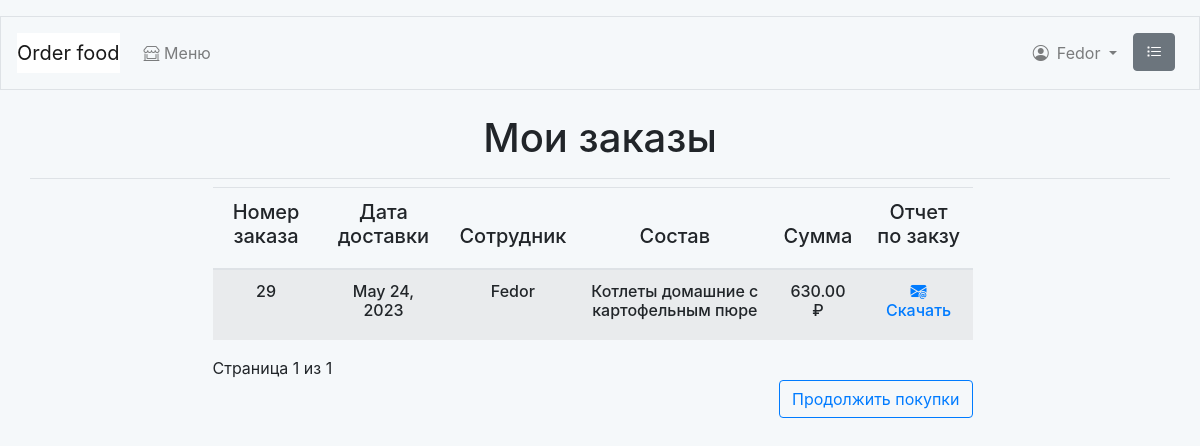
The app's page /orders/history/ (signed in), older data.
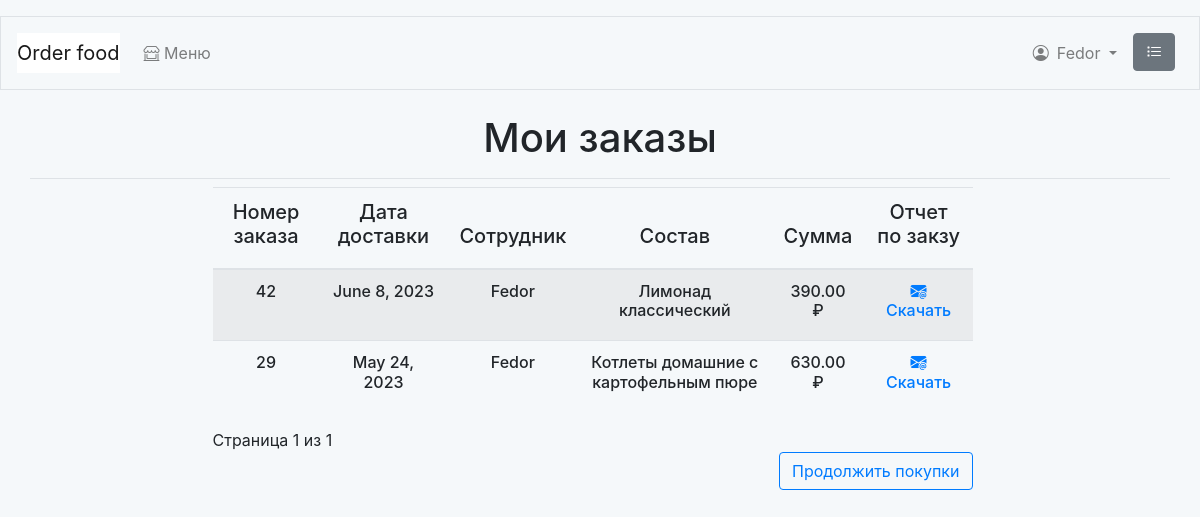
The same page, newer data.
### orders/models.py (models this page shows, shortened)
class Order(models.Model):
    name = models.ForeignKey(User,
                             related_name='name_employee',
                             on_delete=models.CASCADE)
    date = models.DateField()
    created = models.DateTimeField(auto_now_add=True)
    updated = models.DateTimeField(auto_now=True)
    paid = models.BooleanField(default=False)
    class Meta:
        ordering = ['-created']
        indexes = [
            models.Index(fields=['created']),
        ]

### food_order/models.py (models this page shows, shortened)
class Dish(models.Model):
    category = models.ForeignKey(Category,
                                 related_name='dishes',
                                 on_delete=models.CASCADE,
                                 default=None)
    name = models.CharField(max_length=50)
    slug = models.SlugField(max_length=50,
                            unique=True)
    image = models.ImageField(upload_to='dishes/%Y/%m/%d',
                              blank=True)
    description = models.TextField(blank=True)
    composition = models.CharField(max_length=250)
    price = models.DecimalField(max_digits=10,
                                decimal_places=2)
    available = models.BooleanField(default=True)
    created = models.DateTimeField(auto_now_add=True)
    updated = models.DateTimeField(auto_now=True)
    class Meta:
        ordering = ['name']
        indexes = [
            models.Index(fields=['id', 'slug']),
            models.Index(fields=['name']),
            models.Index(fields=['-created']),
        ]

### orders/views.py (the view)
@login_required
def get_orders_history(request):
    client = list(User.objects.filter(id=request.user.id).values())
    orders_list = [order for order in list(Order.objects.all().values())
                   if order['name_id'] == client[0]['id']]
    orders_id = [id['id'] for id in orders_list]
    orders_item_sum = {}
    orders_item_dishes = {}
    for i in orders_id:
        orders_item_sum[i] = 0
        orders_item_dishes[i] = ''
    for item in list(OrderItem.objects.all().values()):
        for i in list(orders_item_sum.keys()):
            if item['order_id'] == i:
                orders_item_sum[i] += item['price'] * item['quantity']
                orders_item_dishes[i] = list(Dish.objects.filter(
                                        id=item['dish_id']))
    for order in orders_list:
        print(order)
        if int(order['id']) in list(orders_item_sum.keys()):
            order['price'] = orders_item_sum[int(order['id'])]
            for i in orders_item_dishes[int(order['id'])]:
                order['dishes'] = i.name
    paginator = Paginator(orders_list, 10)
    page_number = request.GET.get('page', 1)
    try:
        orders = paginator.page(page_number)
    except PageNotAnInteger:
        orders = paginator.page(1)
    except EmptyPage:
        orders = paginator.page(paginator.num_pages)
    return render(request,
                  'orders/order/history.html',
                  {'orders': orders})

### cart/cart.py (called while the page is built)
    def __len__(self):
        return sum(item['quantity'] for item in self.cart.values())

### cart/context_processors.py (called while the page is built)
def cart(request):
    return {'cart': Cart(request)}

### orders/templates/orders/order/history.html (shortened to what this page needs)
{% extends "food_order/base.html" %}
{% load static %}
{% block page_header %}
  <div class="text-center"><h1>Мои заказы</h1></div>
{% endblock %}
{% block content %}
  {% if orders %}
  <div class="row mr-auto">
    <div class="col-md-1 col-lg-2"></div>
    <div class=" col-12 col-sm-12 col-md-10 col-lg-8">
      <table class="table table-striped shoplist">
        <thead class="shopunit" >
          <tr>
            <th class="primary">
              <h5 class="text-center">Номер заказа</h5>
            </th>
            <th class="primary">
              <h5 class="text-center">Дата доставки</h5>
            </th>
            <th class="primary">
              <h5 class="text-center">Сотрудник</h5>
            </th>
            <th class="primary">
              <h5 class="text-center">Состав</h5>
            </th>
            <th class="primary">
              <h5 class="text-center">Сумма</h5>
            </th>
            <th class="primary">
              <h5 class="text-center">Отчет по закзу</h5>
            </th>
          </tr>
        </thead>
        <tbody>
          {% for order in orders %}
            <tr>
              <td>
                <h6 class="text-center">{{ order.id }}</h6>
              </td>
              <td>
                <h6 class="text-center">{{ order.date }}</h6>
              </td>
              <td>
                <h6 class="text-center">{{ user.username }}</h6>
              </td>
              <td>
                <h6 class="text-center">{{ order.dishes }}</h6>
              </td>
              <td>
                <h6 class="text-center">{{ order.price }} ₽</h6>
              </td>
              <td>
                <a href="{% url 'orders:order_pdf' order.id %}"><h6 class="text-center"><i class="bi bi-envelope-at-fill"></i> Скачать</h6></a>
              </td>
            </tr>
          {% endfor %}
        </tbody>
      </table>
      {% include "pagination.html" with page=orders %}
      <p class="text-right">
        <a  href="{% url 'food_order:dish_list' %}" class="btn btn-outline-primary">Продолжить покупки</a>
      </p>
    </div>
    <div class="col-md-1 col-lg-2"></div>
  </div>
  {% else %}
  <h4 class="mt-3 mb-3 text-center">
    Заказов еще не было
  </h4>
  {% endif %}
{% endblock %}

### food_order/templates/food_order/base.html (shortened to what this page needs)
<!doctype html>
<html lang="en">
  <head>
    <link rel="stylesheet" href="https://cdn.jsdelivr.net/npm/bootstrap@4.0.0/dist/css/bootstrap.min.css">
    <link rel="stylesheet" href="https://cdn.jsdelivr.net/npm/bootstrap-icons@1.10.5/font/bootstrap-icons.css">
    <link rel="stylesheet" href="/static/css/base.css">
  </head>
  <body>
      <nav class="navbar navbar-expand-md navbar-light mb-4 border">
        {% if user.is_authenticated %}
          <a class="navbar-brand" href="{% url 'food_order:dish_list'%}">
              Order food</a>
        {% else %}
          <a class="navbar-brand" href="{% url 'food_order:index'%}">
              Order food</a>
        {% endif %}
        <div class="collapse navbar-collapse ml-auto" id="navbarCollapse">
          <ul class="navbar-nav mr-auto">
            <li class="nav-item my-2">
              <a class="nav-link" href="{% url 'food_order:dish_list' %}">
                <i class="bi bi-shop-window"></i> Меню</a>
            </li>
          </ul>
          <ul class="navbar-nav ml-auto">
            {% if user.is_authenticated %}
              <li class="nav-item dropdown my-2">
                <a class="nav-link dropdown-toggle" href="#" role="button" data-toggle="dropdown" aria-haspopup="true" aria-expanded="false">
                  <i class="bi bi-person-circle mr-2 mt-2"></i>{{ user.username }}
                </a>
              </li>
            {% endif %}
            <li class="nav-item d-none d-md-block ml-auto">
              <a class="nav-link" href="{% url 'orders:orders_history' %}">
                <i class="bi bi-list-task btn btn-secondary mr-sm-2 mr-md-0 mt-md-0" href="{% url 'orders:orders_history' %}"></i>
              </a>
            </li>
          </ul>
        </div>
      </nav>
        <div class="container pb-2 mb-2 border-bottom">
            {% block page_header %}{% endblock page_header %}
        </div>
        <div class="container-fluid  mb-2 noborder" >
            {% block content %}{% endblock content %}
        </div>
  </body>
</html>

### food_order/templates/pagination.html (shortened to what this page needs)
<div class="pagination">
  <span class="step-links">
    <span class="current">
      Страница {{ page.number }} из {{ page.paginator.num_pages }}
    </span>
    </span>
</div>

### food_order/static/css/base.css (style rules this page uses)
body { padding-top: 1em; background-color: #F5F8FA; }
.navbar-brand { background-color: #ffffff; }

Row changes from the older to the newer data that the page shows:
added Order: id "42", date "June 8, 2023", {{ user.username }} "Fedor", dishes "Лимонад классический", price "390.00"
